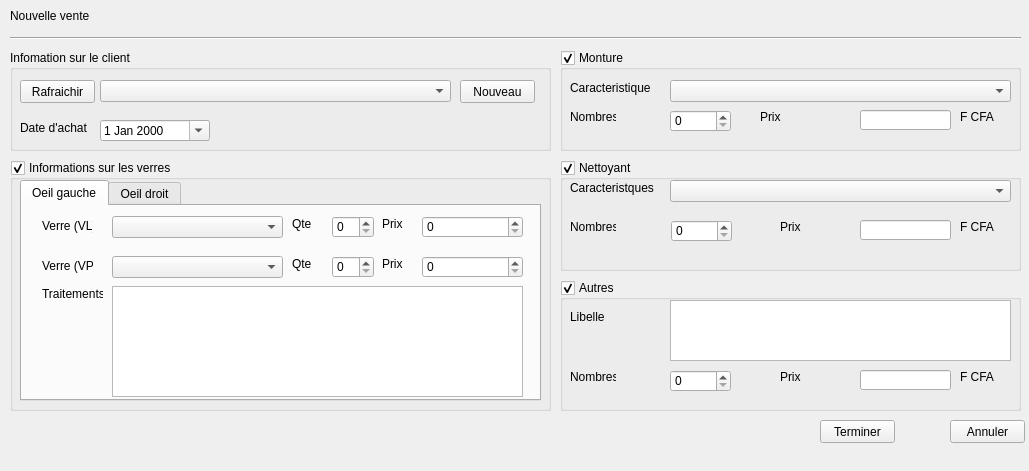
<?xml version="1.0" encoding="UTF-8"?>
<ui version="4.0">
 <class>interNewVente</class>
 <widget class="QMainWindow" name="interNewVente">
  <property name="geometry">
   <rect>
    <x>0</x>
    <y>0</y>
    <width>1029</width>
    <height>471</height>
   </rect>
  </property>
  <property name="windowTitle">
   <string>MainWindow</string>
  </property>
  <widget class="QWidget" name="centralwidget">
   <widget class="QLabel" name="label">
    <property name="geometry">
     <rect>
      <x>10</x>
      <y>0</y>
      <width>161</width>
      <height>31</height>
     </rect>
    </property>
    <property name="styleSheet">
     <string notr="true">font: 18pt &quot;Microsoft Yi Baiti&quot;;</string>
    </property>
    <property name="text">
     <string>Nouvelle vente</string>
    </property>
   </widget>
   <widget class="Line" name="line">
    <property name="geometry">
     <rect>
      <x>10</x>
      <y>30</y>
      <width>1011</width>
      <height>16</height>
     </rect>
    </property>
    <property name="orientation">
     <enum>Qt::Horizontal</enum>
    </property>
   </widget>
   <widget class="QGroupBox" name="groupBox">
    <property name="geometry">
     <rect>
      <x>10</x>
      <y>50</y>
      <width>541</width>
      <height>101</height>
     </rect>
    </property>
    <property name="title">
     <string>Infomation sur le client</string>
    </property>
    <widget class="QPushButton" name="btnReload">
     <property name="geometry">
      <rect>
       <x>10</x>
       <y>30</y>
       <width>75</width>
       <height>23</height>
      </rect>
     </property>
     <property name="text">
      <string>Rafraichir</string>
     </property>
     <property name="icon">
      <iconset>
       <normaloff>img/Usual/Refresh/refresh.png</normaloff>img/Usual/Refresh/refresh.png</iconset>
     </property>
    </widget>
    <widget class="QComboBox" name="cmbPatient">
     <property name="geometry">
      <rect>
       <x>90</x>
       <y>30</y>
       <width>351</width>
       <height>22</height>
      </rect>
     </property>
    </widget>
    <widget class="QPushButton" name="btnNew">
     <property name="geometry">
      <rect>
       <x>450</x>
       <y>30</y>
       <width>75</width>
       <height>23</height>
      </rect>
     </property>
     <property name="text">
      <string>Nouveau</string>
     </property>
     <property name="icon">
      <iconset>
       <normaloff>img/Usual/New or add/add_file.png</normaloff>img/Usual/New or add/add_file.png</iconset>
     </property>
    </widget>
    <widget class="QDateEdit" name="dateEdit">
     <property name="geometry">
      <rect>
       <x>90</x>
       <y>70</y>
       <width>110</width>
       <height>21</height>
      </rect>
     </property>
     <property name="frame">
      <bool>true</bool>
     </property>
     <property name="calendarPopup">
      <bool>true</bool>
     </property>
    </widget>
    <widget class="QLabel" name="label_4">
     <property name="geometry">
      <rect>
       <x>10</x>
       <y>70</y>
       <width>71</width>
       <height>16</height>
      </rect>
     </property>
     <property name="text">
      <string>Date d'achat</string>
     </property>
    </widget>
   </widget>
   <widget class="QGroupBox" name="groupVerre">
    <property name="enabled">
     <bool>true</bool>
    </property>
    <property name="geometry">
     <rect>
      <x>10</x>
      <y>160</y>
      <width>541</width>
      <height>251</height>
     </rect>
    </property>
    <property name="title">
     <string>Informations sur les verres</string>
    </property>
    <property name="flat">
     <bool>false</bool>
    </property>
    <property name="checkable">
     <bool>true</bool>
    </property>
    <widget class="QTabWidget" name="tabWidget">
     <property name="enabled">
      <bool>true</bool>
     </property>
     <property name="geometry">
      <rect>
       <x>10</x>
       <y>20</y>
       <width>521</width>
       <height>221</height>
      </rect>
     </property>
     <property name="currentIndex">
      <number>0</number>
     </property>
     <widget class="QWidget" name="tab">
      <attribute name="title">
       <string>Oeil gauche</string>
      </attribute>
      <widget class="QLabel" name="label_2">
       <property name="geometry">
        <rect>
         <x>20</x>
         <y>10</y>
         <width>51</width>
         <height>20</height>
        </rect>
       </property>
       <property name="text">
        <string>Verre (VL)</string>
       </property>
      </widget>
      <widget class="QComboBox" name="OgVergVl">
       <property name="geometry">
        <rect>
         <x>90</x>
         <y>10</y>
         <width>171</width>
         <height>22</height>
        </rect>
       </property>
      </widget>
      <widget class="QLabel" name="label_3">
       <property name="geometry">
        <rect>
         <x>20</x>
         <y>80</y>
         <width>61</width>
         <height>16</height>
        </rect>
       </property>
       <property name="text">
        <string>Traitements</string>
       </property>
      </widget>
      <widget class="QTextEdit" name="OgTrait">
       <property name="geometry">
        <rect>
         <x>90</x>
         <y>80</y>
         <width>411</width>
         <height>111</height>
        </rect>
       </property>
      </widget>
      <widget class="QLabel" name="label_9">
       <property name="geometry">
        <rect>
         <x>20</x>
         <y>50</y>
         <width>51</width>
         <height>20</height>
        </rect>
       </property>
       <property name="text">
        <string>Verre (VP)</string>
       </property>
      </widget>
      <widget class="QLabel" name="label_49">
       <property name="geometry">
        <rect>
         <x>270</x>
         <y>10</y>
         <width>31</width>
         <height>16</height>
        </rect>
       </property>
       <property name="text">
        <string>Qte</string>
       </property>
      </widget>
      <widget class="QSpinBox" name="OgQteVl">
       <property name="geometry">
        <rect>
         <x>310</x>
         <y>10</y>
         <width>42</width>
         <height>22</height>
        </rect>
       </property>
       <property name="maximum">
        <number>999999999</number>
       </property>
      </widget>
      <widget class="QLabel" name="label_50">
       <property name="geometry">
        <rect>
         <x>360</x>
         <y>10</y>
         <width>31</width>
         <height>16</height>
        </rect>
       </property>
       <property name="text">
        <string>Prix</string>
       </property>
      </widget>
      <widget class="QSpinBox" name="OgPuVl">
       <property name="geometry">
        <rect>
         <x>400</x>
         <y>10</y>
         <width>101</width>
         <height>22</height>
        </rect>
       </property>
       <property name="maximum">
        <number>999999999</number>
       </property>
      </widget>
      <widget class="QSpinBox" name="OgPuVp">
       <property name="geometry">
        <rect>
         <x>400</x>
         <y>50</y>
         <width>101</width>
         <height>22</height>
        </rect>
       </property>
       <property name="maximum">
        <number>999999999</number>
       </property>
      </widget>
      <widget class="QLabel" name="label_51">
       <property name="geometry">
        <rect>
         <x>270</x>
         <y>50</y>
         <width>31</width>
         <height>16</height>
        </rect>
       </property>
       <property name="text">
        <string>Qte</string>
       </property>
      </widget>
      <widget class="QLabel" name="label_52">
       <property name="geometry">
        <rect>
         <x>360</x>
         <y>50</y>
         <width>31</width>
         <height>16</height>
        </rect>
       </property>
       <property name="text">
        <string>Prix</string>
       </property>
      </widget>
      <widget class="QComboBox" name="OgVergVp">
       <property name="geometry">
        <rect>
         <x>90</x>
         <y>50</y>
         <width>171</width>
         <height>22</height>
        </rect>
       </property>
      </widget>
      <widget class="QSpinBox" name="OgQteVp">
       <property name="geometry">
        <rect>
         <x>310</x>
         <y>50</y>
         <width>42</width>
         <height>22</height>
        </rect>
       </property>
       <property name="maximum">
        <number>999999999</number>
       </property>
      </widget>
     </widget>
     <widget class="QWidget" name="tab_2">
      <attribute name="title">
       <string>Oeil droit</string>
      </attribute>
      <widget class="QTextEdit" name="OdTrait">
       <property name="geometry">
        <rect>
         <x>90</x>
         <y>80</y>
         <width>411</width>
         <height>111</height>
        </rect>
       </property>
      </widget>
      <widget class="QLabel" name="label_59">
       <property name="geometry">
        <rect>
         <x>360</x>
         <y>10</y>
         <width>31</width>
         <height>16</height>
        </rect>
       </property>
       <property name="text">
        <string>Prix</string>
       </property>
      </widget>
      <widget class="QSpinBox" name="OdPuVp">
       <property name="geometry">
        <rect>
         <x>400</x>
         <y>50</y>
         <width>101</width>
         <height>22</height>
        </rect>
       </property>
       <property name="maximum">
        <number>999999999</number>
       </property>
      </widget>
      <widget class="QSpinBox" name="OdQteVp">
       <property name="geometry">
        <rect>
         <x>310</x>
         <y>50</y>
         <width>42</width>
         <height>22</height>
        </rect>
       </property>
       <property name="maximum">
        <number>999999999</number>
       </property>
      </widget>
      <widget class="QComboBox" name="OdVergVp">
       <property name="geometry">
        <rect>
         <x>90</x>
         <y>50</y>
         <width>171</width>
         <height>22</height>
        </rect>
       </property>
      </widget>
      <widget class="QLabel" name="label_53">
       <property name="geometry">
        <rect>
         <x>20</x>
         <y>50</y>
         <width>51</width>
         <height>20</height>
        </rect>
       </property>
       <property name="text">
        <string>Verre (VP)</string>
       </property>
      </widget>
      <widget class="QLabel" name="label_57">
       <property name="geometry">
        <rect>
         <x>270</x>
         <y>10</y>
         <width>31</width>
         <height>16</height>
        </rect>
       </property>
       <property name="text">
        <string>Qte</string>
       </property>
      </widget>
      <widget class="QSpinBox" name="OdQteVl">
       <property name="geometry">
        <rect>
         <x>310</x>
         <y>10</y>
         <width>42</width>
         <height>22</height>
        </rect>
       </property>
       <property name="maximum">
        <number>999999999</number>
       </property>
      </widget>
      <widget class="QLabel" name="label_58">
       <property name="geometry">
        <rect>
         <x>20</x>
         <y>80</y>
         <width>61</width>
         <height>16</height>
        </rect>
       </property>
       <property name="text">
        <string>Traitements</string>
       </property>
      </widget>
      <widget class="QLabel" name="label_56">
       <property name="geometry">
        <rect>
         <x>270</x>
         <y>50</y>
         <width>31</width>
         <height>16</height>
        </rect>
       </property>
       <property name="text">
        <string>Qte</string>
       </property>
      </widget>
      <widget class="QComboBox" name="OdVergVl">
       <property name="geometry">
        <rect>
         <x>90</x>
         <y>10</y>
         <width>171</width>
         <height>22</height>
        </rect>
       </property>
      </widget>
      <widget class="QSpinBox" name="OdPuVl">
       <property name="geometry">
        <rect>
         <x>400</x>
         <y>10</y>
         <width>101</width>
         <height>22</height>
        </rect>
       </property>
       <property name="maximum">
        <number>999999999</number>
       </property>
      </widget>
      <widget class="QLabel" name="label_55">
       <property name="geometry">
        <rect>
         <x>20</x>
         <y>10</y>
         <width>51</width>
         <height>20</height>
        </rect>
       </property>
       <property name="text">
        <string>Verre (VL)</string>
       </property>
      </widget>
      <widget class="QLabel" name="label_54">
       <property name="geometry">
        <rect>
         <x>360</x>
         <y>50</y>
         <width>31</width>
         <height>16</height>
        </rect>
       </property>
       <property name="text">
        <string>Prix</string>
       </property>
      </widget>
     </widget>
    </widget>
   </widget>
   <widget class="QGroupBox" name="groupOther">
    <property name="geometry">
     <rect>
      <x>560</x>
      <y>280</y>
      <width>461</width>
      <height>131</height>
     </rect>
    </property>
    <property name="title">
     <string>Autres</string>
    </property>
    <property name="checkable">
     <bool>true</bool>
    </property>
    <widget class="QLabel" name="label_8">
     <property name="geometry">
      <rect>
       <x>10</x>
       <y>30</y>
       <width>46</width>
       <height>13</height>
      </rect>
     </property>
     <property name="text">
      <string>Libelle</string>
     </property>
    </widget>
    <widget class="QTextEdit" name="txtOther">
     <property name="geometry">
      <rect>
       <x>110</x>
       <y>20</y>
       <width>341</width>
       <height>61</height>
      </rect>
     </property>
    </widget>
    <widget class="QLabel" name="label_22">
     <property name="geometry">
      <rect>
       <x>220</x>
       <y>90</y>
       <width>46</width>
       <height>13</height>
      </rect>
     </property>
     <property name="text">
      <string>Prix</string>
     </property>
    </widget>
    <widget class="QLineEdit" name="puOther">
     <property name="geometry">
      <rect>
       <x>300</x>
       <y>90</y>
       <width>91</width>
       <height>20</height>
      </rect>
     </property>
    </widget>
    <widget class="QLabel" name="label_15">
     <property name="geometry">
      <rect>
       <x>10</x>
       <y>90</y>
       <width>46</width>
       <height>13</height>
      </rect>
     </property>
     <property name="text">
      <string>Nombres</string>
     </property>
    </widget>
    <widget class="QLabel" name="label_16">
     <property name="geometry">
      <rect>
       <x>400</x>
       <y>90</y>
       <width>46</width>
       <height>13</height>
      </rect>
     </property>
     <property name="text">
      <string>F CFA</string>
     </property>
    </widget>
    <widget class="QSpinBox" name="nbrOther">
     <property name="geometry">
      <rect>
       <x>110</x>
       <y>90</y>
       <width>61</width>
       <height>22</height>
      </rect>
     </property>
    </widget>
   </widget>
   <widget class="QPushButton" name="btnAnnul">
    <property name="geometry">
     <rect>
      <x>950</x>
      <y>420</y>
      <width>75</width>
      <height>23</height>
     </rect>
    </property>
    <property name="text">
     <string>Annuler</string>
    </property>
   </widget>
   <widget class="QPushButton" name="btnValider">
    <property name="geometry">
     <rect>
      <x>820</x>
      <y>420</y>
      <width>75</width>
      <height>23</height>
     </rect>
    </property>
    <property name="text">
     <string>Terminer</string>
    </property>
   </widget>
   <widget class="QGroupBox" name="groupMonture">
    <property name="geometry">
     <rect>
      <x>560</x>
      <y>50</y>
      <width>461</width>
      <height>101</height>
     </rect>
    </property>
    <property name="title">
     <string>Monture</string>
    </property>
    <property name="checkable">
     <bool>true</bool>
    </property>
    <widget class="QComboBox" name="cmbMont">
     <property name="geometry">
      <rect>
       <x>110</x>
       <y>30</y>
       <width>341</width>
       <height>22</height>
      </rect>
     </property>
    </widget>
    <widget class="QLabel" name="label_35">
     <property name="geometry">
      <rect>
       <x>10</x>
       <y>30</y>
       <width>81</width>
       <height>16</height>
      </rect>
     </property>
     <property name="text">
      <string>Caracteristique</string>
     </property>
    </widget>
    <widget class="QLabel" name="label_36">
     <property name="geometry">
      <rect>
       <x>400</x>
       <y>60</y>
       <width>46</width>
       <height>13</height>
      </rect>
     </property>
     <property name="text">
      <string>F CFA</string>
     </property>
    </widget>
    <widget class="QLabel" name="label_37">
     <property name="geometry">
      <rect>
       <x>10</x>
       <y>60</y>
       <width>46</width>
       <height>13</height>
      </rect>
     </property>
     <property name="text">
      <string>Nombres</string>
     </property>
    </widget>
    <widget class="QLabel" name="label_38">
     <property name="geometry">
      <rect>
       <x>200</x>
       <y>60</y>
       <width>46</width>
       <height>13</height>
      </rect>
     </property>
     <property name="text">
      <string>Prix</string>
     </property>
    </widget>
    <widget class="QLineEdit" name="puMon">
     <property name="geometry">
      <rect>
       <x>300</x>
       <y>60</y>
       <width>91</width>
       <height>20</height>
      </rect>
     </property>
    </widget>
    <widget class="QSpinBox" name="nbrMont">
     <property name="geometry">
      <rect>
       <x>110</x>
       <y>60</y>
       <width>61</width>
       <height>22</height>
      </rect>
     </property>
     <property name="maximum">
      <number>999999999</number>
     </property>
    </widget>
   </widget>
   <widget class="QGroupBox" name="groupNettoyant">
    <property name="geometry">
     <rect>
      <x>560</x>
      <y>160</y>
      <width>461</width>
      <height>111</height>
     </rect>
    </property>
    <property name="title">
     <string>Nettoyant</string>
    </property>
    <property name="checkable">
     <bool>true</bool>
    </property>
    <widget class="QLabel" name="label_39">
     <property name="geometry">
      <rect>
       <x>10</x>
       <y>20</y>
       <width>91</width>
       <height>16</height>
      </rect>
     </property>
     <property name="text">
      <string>Caracteristques</string>
     </property>
    </widget>
    <widget class="QComboBox" name="cmbNett">
     <property name="geometry">
      <rect>
       <x>110</x>
       <y>20</y>
       <width>341</width>
       <height>22</height>
      </rect>
     </property>
    </widget>
    <widget class="QLabel" name="label_40">
     <property name="geometry">
      <rect>
       <x>220</x>
       <y>60</y>
       <width>46</width>
       <height>13</height>
      </rect>
     </property>
     <property name="text">
      <string>Prix</string>
     </property>
    </widget>
    <widget class="QLabel" name="label_41">
     <property name="geometry">
      <rect>
       <x>10</x>
       <y>60</y>
       <width>46</width>
       <height>13</height>
      </rect>
     </property>
     <property name="text">
      <string>Nombres</string>
     </property>
    </widget>
    <widget class="QLineEdit" name="puNet">
     <property name="geometry">
      <rect>
       <x>300</x>
       <y>60</y>
       <width>91</width>
       <height>20</height>
      </rect>
     </property>
    </widget>
    <widget class="QLabel" name="label_42">
     <property name="geometry">
      <rect>
       <x>400</x>
       <y>60</y>
       <width>46</width>
       <height>13</height>
      </rect>
     </property>
     <property name="text">
      <string>F CFA</string>
     </property>
    </widget>
    <widget class="QSpinBox" name="nbrNet">
     <property name="geometry">
      <rect>
       <x>111</x>
       <y>60</y>
       <width>61</width>
       <height>22</height>
      </rect>
     </property>
     <property name="maximum">
      <number>999999999</number>
     </property>
    </widget>
   </widget>
  </widget>
  <widget class="QMenuBar" name="menubar">
   <property name="geometry">
    <rect>
     <x>0</x>
     <y>0</y>
     <width>1029</width>
     <height>22</height>
    </rect>
   </property>
  </widget>
 </widget>
 <resources/>
 <connections/>
</ui>
